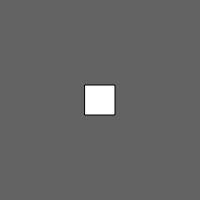
Frame 1 (no input)
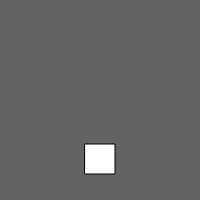
Frame 60 (no input)
Frame 120 (the mouse pressed at the canvas centre since frame 60): identical to frame 60, image omitted

The p5.js sketch that drew these frames (run headless with seeded random() and noise() and a simulated clock; from frame 60 on, the mouse is pressed at the canvas centre):

// p5.js sketch
// ── sketch.js
var x, y;
var xSpeed,ySpeed;

function setup() {
  createCanvas(200, 200);
  rectMode(CENTER);
  
  x = 100
  y = 100;

  xSpeed = 0;
  ySpeed = 1;
  


}

function draw() {
  background(99);
  rect(x, y, 30, 30);

  x += xSpeed;
  y += ySpeed;

  
  if( x > width -15)
    xSpeed = -1;
  
  if( y > height -15)
    ySpeed = -1;
  
  if( x <15)
    xSpeed = 1;
  
  if( y < 15)
    ySpeed = 1;
}


//Called for every mouse click
function mousePressed() {
  x = mouseX;
  y = mouseY;
}

//Called for every key press
function keyPressed() {

}
